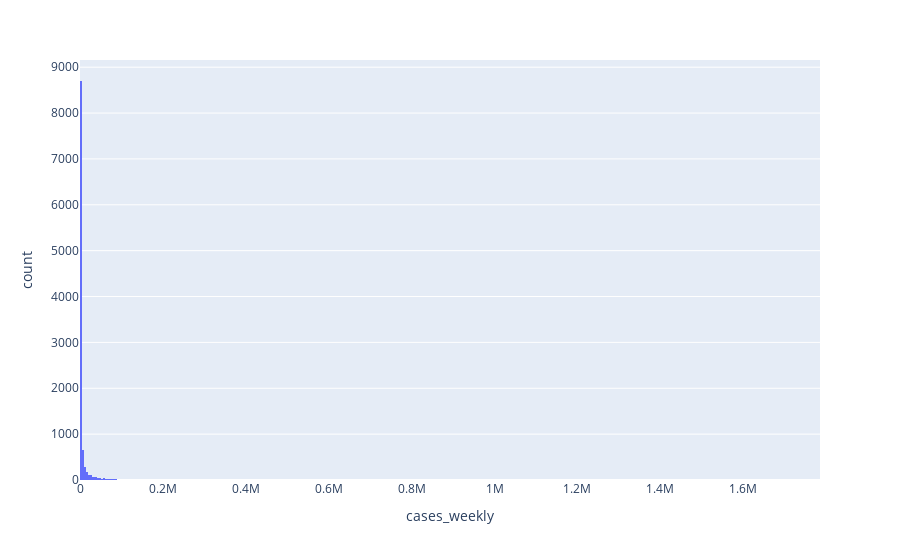
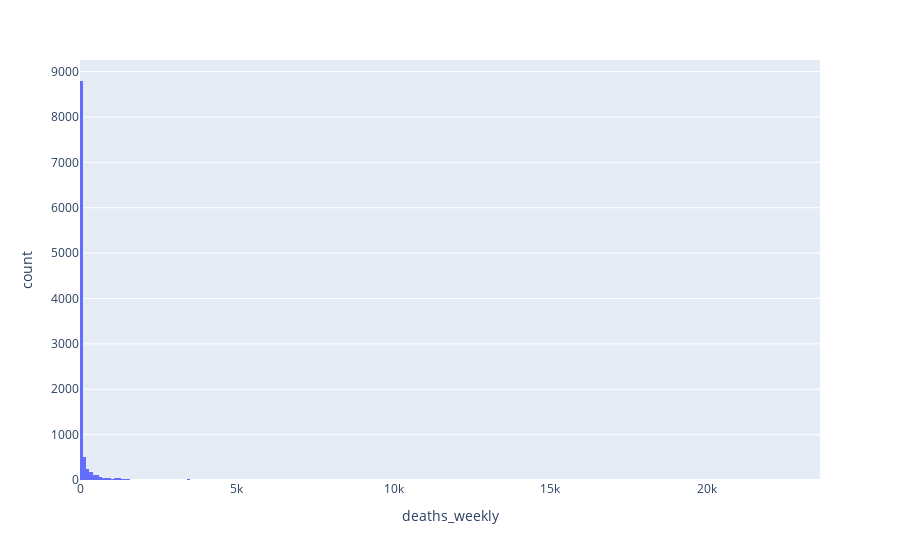
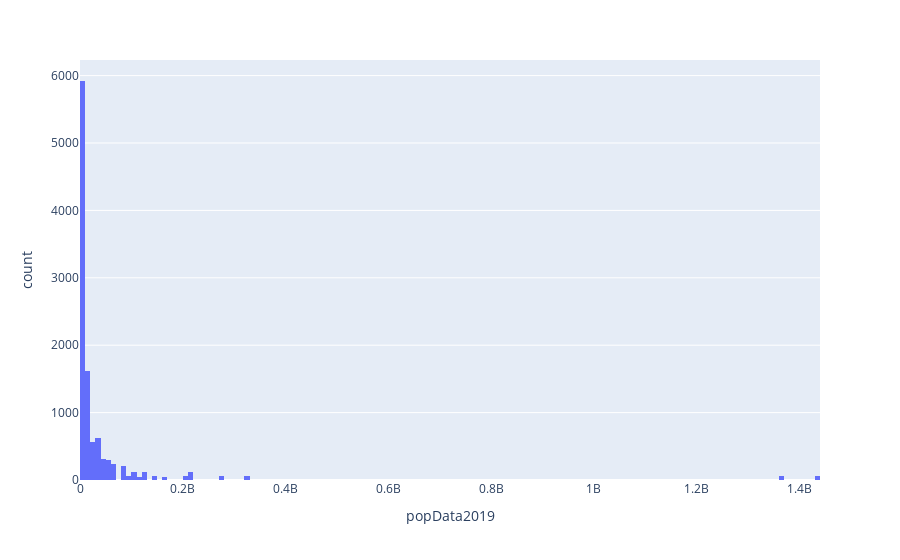
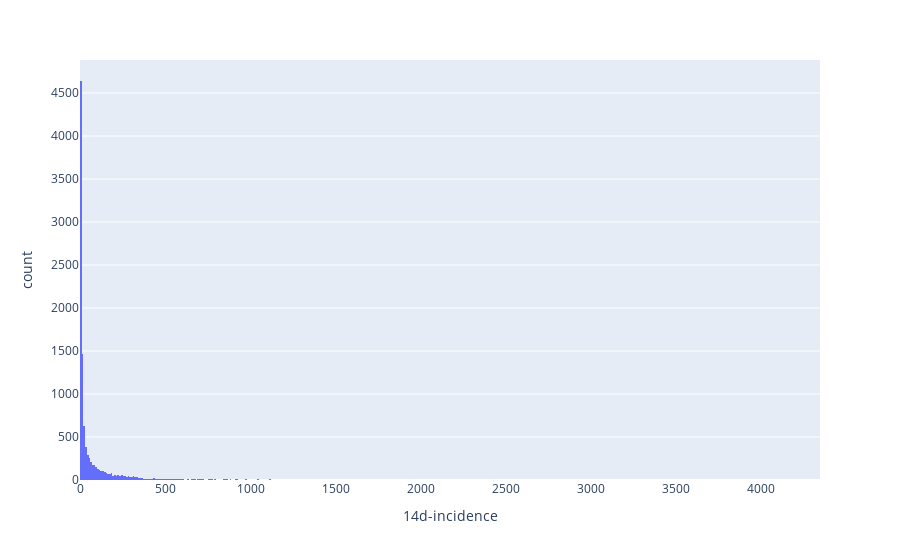

Notebook code for these charts, in order:
### Code cell
for variable in list(cdf.describe().columns):
    fig = px.histogram(cdf, x=variable)
    fig.show()

### Figure 1 — Plotly figure (JSON) as saved in the notebook; plotly's stock layout.template omitted (floating-point values rounded to 4 significant figures; data arrays with more than 128 entries replaced by an {"elided": "..."} marker saying what was removed)
{"data": [{"alignmentgroup": "True", "bingroup": "x", "hovertemplate": "cases_weekly=%{x}<br>count=%{y}<extra></extra>", "legendgroup": "", "marker": {"color": "#636efa"}, "name": "", "offsetgroup": "", "orientation": "v", "showlegend": false, "type": "histogram", "x": {"elided": "10634 int values"}, "xaxis": "x", "yaxis": "y"}], "layout": {"barmode": "relative", "legend": {"tracegroupgap": 0}, "margin": {"t": 60}, "xaxis": {"anchor": "y", "domain": [0, 1], "title": {"text": "cases_weekly"}}, "yaxis": {"anchor": "x", "domain": [0, 1], "title": {"text": "count"}}}}

### Figure 2 — Plotly figure (JSON) as saved in the notebook; plotly's stock layout.template omitted (floating-point values rounded to 4 significant figures; data arrays with more than 128 entries replaced by an {"elided": "..."} marker saying what was removed)
{"data": [{"alignmentgroup": "True", "bingroup": "x", "hovertemplate": "deaths_weekly=%{x}<br>count=%{y}<extra></extra>", "legendgroup": "", "marker": {"color": "#636efa"}, "name": "", "offsetgroup": "", "orientation": "v", "showlegend": false, "type": "histogram", "x": {"elided": "10634 int values"}, "xaxis": "x", "yaxis": "y"}], "layout": {"barmode": "relative", "legend": {"tracegroupgap": 0}, "margin": {"t": 60}, "xaxis": {"anchor": "y", "domain": [0, 1], "title": {"text": "deaths_weekly"}}, "yaxis": {"anchor": "x", "domain": [0, 1], "title": {"text": "count"}}}}

### Figure 3 — Plotly figure (JSON) as saved in the notebook; plotly's stock layout.template omitted (floating-point values rounded to 4 significant figures; data arrays with more than 128 entries replaced by an {"elided": "..."} marker saying what was removed)
{"data": [{"alignmentgroup": "True", "bingroup": "x", "hovertemplate": "popData2019=%{x}<br>count=%{y}<extra></extra>", "legendgroup": "", "marker": {"color": "#636efa"}, "name": "", "offsetgroup": "", "orientation": "v", "showlegend": false, "type": "histogram", "x": {"elided": "10634 int values"}, "xaxis": "x", "yaxis": "y"}], "layout": {"barmode": "relative", "legend": {"tracegroupgap": 0}, "margin": {"t": 60}, "xaxis": {"anchor": "y", "domain": [0, 1], "title": {"text": "popData2019"}}, "yaxis": {"anchor": "x", "domain": [0, 1], "title": {"text": "count"}}}}

### Figure 4 — Plotly figure (JSON) as saved in the notebook; plotly's stock layout.template omitted (floating-point values rounded to 4 significant figures; data arrays with more than 128 entries replaced by an {"elided": "..."} marker saying what was removed)
{"data": [{"alignmentgroup": "True", "bingroup": "x", "hovertemplate": "14d-incidence=%{x}<br>count=%{y}<extra></extra>", "legendgroup": "", "marker": {"color": "#636efa"}, "name": "", "offsetgroup": "", "orientation": "v", "showlegend": false, "type": "histogram", "x": {"elided": "10634 float values"}, "xaxis": "x", "yaxis": "y"}], "layout": {"barmode": "relative", "legend": {"tracegroupgap": 0}, "margin": {"t": 60}, "xaxis": {"anchor": "y", "domain": [0, 1], "title": {"text": "14d-incidence"}}, "yaxis": {"anchor": "x", "domain": [0, 1], "title": {"text": "count"}}}}
